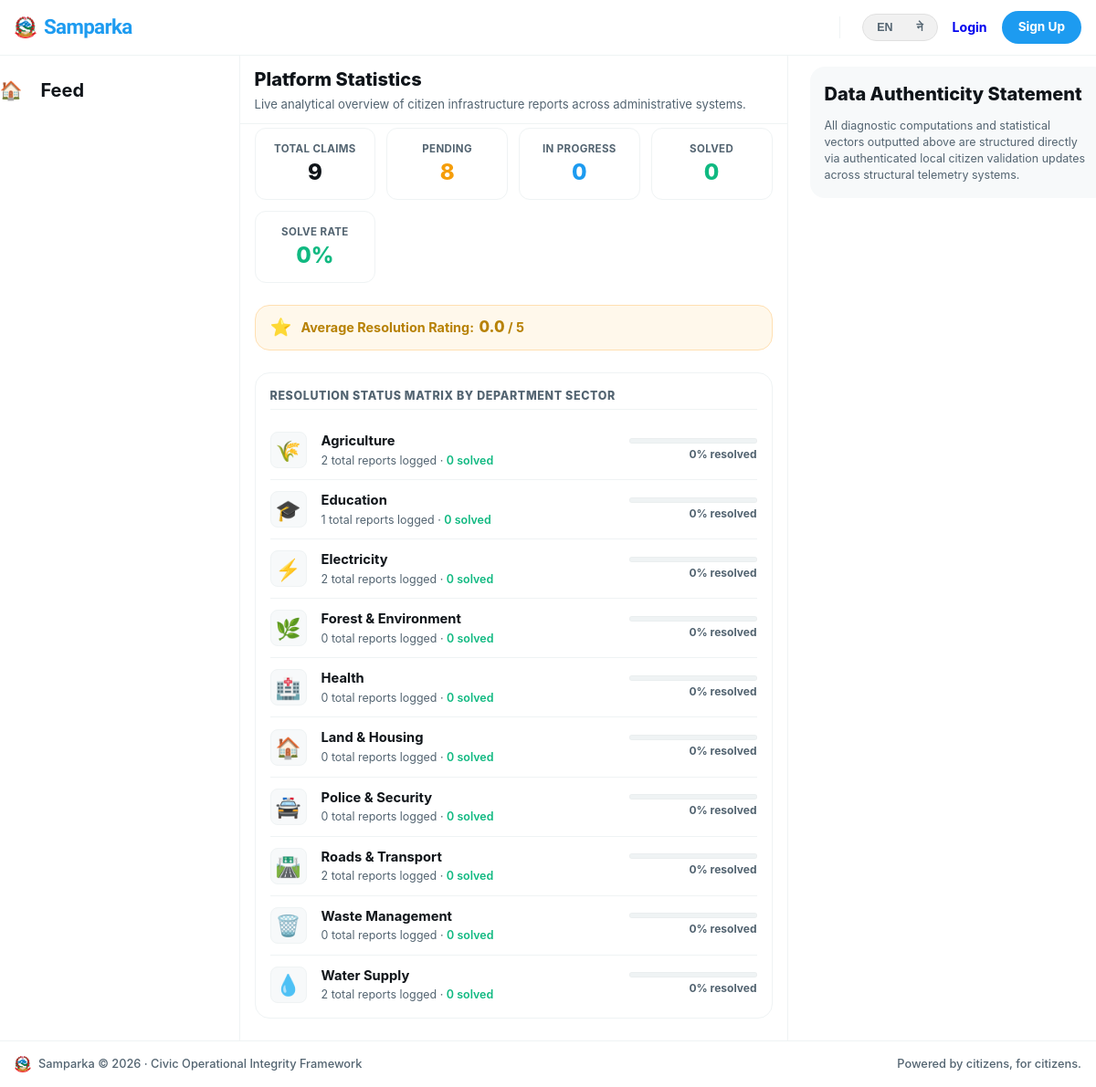
/accounts/stats/, run on the app's committed database.
### departments/models.py (models this page shows, shortened)
class Department(models.Model):
    name = models.CharField(
        max_length=100,
        unique=True
    )
    name_ne = models.CharField(
        max_length=100,
        blank=True,
        help_text='Nepali name of the department (optional)'
    )
    slug = models.SlugField(
        unique=True
    )
    description = models.TextField(
        blank=True
    )
    icon = models.CharField(
        max_length=50,
        default='🏛️',
        help_text='Emoji icon for the department'
    )
    color = models.CharField(
        max_length=7,
        default='#3B82F6',
        help_text='Hex color for department badge'
    )
    is_active = models.BooleanField(
        default=True
    )
    created_at = models.DateTimeField(
        auto_now_add=True
    )
    class Meta:
        ordering = ['name']

### accounts/views.py (the view)
# urls.py: path('stats/',                              views.public_stats,          name='public_stats'),
def public_stats(request):
    departments = Department.objects.annotate(
        total=Count('complaints'),
        solved=Count('complaints', filter=models.Q(complaints__status='solved')),
    )
    total       = Complaint.objects.count()
    solved      = Complaint.objects.filter(status='solved').count()
    pending     = Complaint.objects.filter(status='pending').count()
    in_progress = Complaint.objects.filter(status='in_progress').count()
    avg_rating  = ComplaintRating.objects.aggregate(avg=Avg('stars'))['avg'] or 0
    return render(request, 'accounts/public_stats.html', {
        'departments':  departments,
        'total':        total,
        'solved':       solved,
        'pending':      pending,
        'in_progress':  in_progress,
        'avg_rating':   round(avg_rating, 1),
        'solve_rate':   round((solved / total * 100) if total else 0, 1),
    })

### accounts/context_processors.py (called while the page is built)
def notifications(request):
    if request.user.is_authenticated:
        return {
            'unread_count': request.user.notifications.filter(is_read=False).count()
        }
    return {'unread_count': 0}

### accounts/templates/accounts/public_stats.html (shortened to what this page needs)
{% extends 'base.html' %}
{% load i18n %}
{% block content %}
<div class="x-workspace-container">
  <aside class="x-panel-left">
    <div class="x-sticky-scroll-box">
      <nav class="x-v-nav">
        <a href="{% url 'complaints:feed' %}" class="x-v-link">
          <span class="x-v-icon">🏠</span>
          <span class="x-v-label">{% trans "Feed" %}</span>
        </a>
      </nav>
    </div>
  </aside>
  <main class="x-panel-center">
    <div class="x-center-filter-row" style="position: static; display: flex; flex-direction: column; align-items: flex-start; padding: 16px; gap: 4px;">
      <h1 style="font-size: 1.25rem; font-weight: 800; color: var(--text-main); margin: 0;">{% trans "Platform Statistics" %}</h1>
      <p style="font-size: 0.82rem; color: var(--text-muted); margin: 0;">{% trans "Live analytical overview of citizen infrastructure reports across administrative systems." %}</p>
    </div>
    <div class="x-stats-metric-grid" style="margin-top: 4px;">
      <div class="x-stats-metric-card">
        <div style="font-size: 0.72rem; color: var(--text-muted); font-weight: 700; text-transform: uppercase; letter-spacing: 0.03em;">{% trans "Total Claims" %}</div>
        <div style="font-size: 1.5rem; font-weight: 800; color: var(--text-main); margin-top: 4px; line-height: 1.2;">{{ total|default:0 }}</div>
      </div>
      <div class="x-stats-metric-card">
        <div style="font-size: 0.72rem; color: var(--text-muted); font-weight: 700; text-transform: uppercase; letter-spacing: 0.03em;">{% trans "Pending" %}</div>
        <div style="font-size: 1.5rem; font-weight: 800; color: #f59e0b; margin-top: 4px; line-height: 1.2;">{{ pending|default:0 }}</div>
      </div>
      <div class="x-stats-metric-card">
        <div style="font-size: 0.72rem; color: var(--text-muted); font-weight: 700; text-transform: uppercase; letter-spacing: 0.03em;">{% trans "In Progress" %}</div>
        <div style="font-size: 1.5rem; font-weight: 800; color: var(--accent-blue, #1d9bf0); margin-top: 4px; line-height: 1.2;">{{ in_progress|default:0 }}</div>
      </div>
      <div class="x-stats-metric-card">
        <div style="font-size: 0.72rem; color: var(--text-muted); font-weight: 700; text-transform: uppercase; letter-spacing: 0.03em;">{% trans "Solved" %}</div>
        <div style="font-size: 1.5rem; font-weight: 800; color: #10b981; margin-top: 4px; line-height: 1.2;">{{ solved|default:0 }}</div>
      </div>
      <div class="x-stats-metric-card">
        <div style="font-size: 0.72rem; color: var(--text-muted); font-weight: 700; text-transform: uppercase; letter-spacing: 0.03em;">{% trans "Solve Rate" %}</div>
        <div style="font-size: 1.5rem; font-weight: 800; color: #10b981; margin-top: 4px; line-height: 1.2;">{{ solve_rate|default:0 }}%</div>
      </div>
    </div>
    <div class="x-stats-wrapper-box" style="display: flex; align-items: center; gap: 10px; background: #fff8eb; border-color: #ffe0b2; margin-top: 0; padding: 12px 16px;">
      <span style="font-size: 1.2rem; line-height: 1;">⭐</span>
      <div style="font-size: 0.9rem; font-weight: 700; color: #b78103;">
        {% trans "Average Resolution Rating:" %} <span style="font-size: 1.05rem; font-weight: 800; margin-left: 2px;">{{ avg_rating|default:"0.0" }}</span> / 5
      </div>
    </div>
    <div class="x-stats-wrapper-box">
      <h2 style="font-size: 0.78rem; font-weight: 800; text-transform: uppercase; color: var(--text-muted); margin: 0 0 12px 0; letter-spacing: 0.05em; border-bottom: 1px solid var(--border-color); padding-bottom: 6px;">
        {% trans "Resolution Status Matrix By Department Sector" %}
      </h2>
      <div style="display: flex; flex-direction: column;">
        {% for dept in departments %}
          <div class="x-dept-stat-row">
            <div style="width: 40px; height: 40px; border-radius: 8px; background: var(--bg-subtle, #f7f9fa); display: flex; align-items: center; justify-content: center; font-size: 1.4rem; flex-shrink: 0; border: 1px solid var(--border-color);">
              {{ dept.icon|default:"📁" }}
            </div>
            <div style="flex: 1; min-width: 0;">
              <div style="font-size: 0.92rem; font-weight: 700; color: var(--text-main); margin-bottom: 2px; white-space: nowrap; overflow: hidden; text-overflow: ellipsis;">
                {{ dept.name }}
              </div>
              <div style="font-size: 0.78rem; color: var(--text-muted);">
                {{ dept.total|default:0 }} {% trans "total reports logged" %} &middot; <span style="color: #10b981; font-weight: 600;">{{ dept.solved|default:0 }} {% trans "solved" %}</span>
              </div>
            </div>
            <div style="width: 140px; flex-shrink: 0; text-align: right;">
              <div style="height: 6px; width: 100%; background: var(--border-color, #eff3f4); border-radius: 99px; overflow: hidden; margin-bottom: 4px; border: 1px solid rgba(0,0,0,0.02);">
              </div>
              <div style="font-size: 0.75rem; font-weight: 700; color: var(--text-muted);">
                {% if dept.total %}{% widthratio dept.solved dept.total 100 %}%{% else %}0%{% endif %} {% trans "resolved" %}
              </div>
            </div>
          </div>
        {% empty %}
          <div style="text-align: center; padding: 32px 0; color: var(--text-muted); font-size: 0.88rem;">
            {% trans "No department sector administrative track telemetry detected on-system." %}
          </div>
        {% endfor %}
      </div>
    </div>
  </main>
  <aside class="x-panel-right">
    <div class="x-sticky-scroll-box">
      <section class="x-right-panel-widget">
        <h4 class="x-widget-panel-title">{% trans "Data Authenticity Statement" %}</h4>
        <p style="font-size: 0.78rem; color: var(--text-muted); line-height: 1.45; margin: 8px 0 0 0;">
          {% trans "All diagnostic computations and statistical vectors outputted above are structured directly via authenticated local citizen validation updates across structural telemetry systems." %}
        </p>
      </section>
    </div>
  </aside>
</div>
{% endblock %}

### static/css/main.css (style rules this page uses)
:root { --bg-global: #ffffff; --bg-subtle: #f7f9fa; --border-color: #eff3f4; --text-main: #0f1419; --text-muted: #536471; --accent-blue: #1d9bf0; --accent-blue-hover: #1a8cd8; --accent-blue-light: #e8f5fe; --accent-red: #f4212e; --font-stack: -apple-system, BlinkMacSystemFont, "Segoe UI", Roboto, Helvetica, Arial, sans-serif; }
* { margin: 0; padding: 0; box-sizing: border-box; }
body { font-family: var(--font-stack); background-color: var(--bg-global); color: var(--text-main); line-height: 1.4; overflow-y: scroll; }
.main-content, main, .wrapper { max-width: 100%; width: 100%; padding: 0; margin: 0; }
.x-workspace-container { display: grid !important; grid-template-columns: 275px 600px 350px !important; justify-content: center !important; width: 100% !important; max-width: 1232px !important; margin: 0 auto !important; min-height: calc(100vh - 60px) !important; }
.x-sticky-scroll-box { position: sticky !important; top: 60px !important; height: calc(100vh - 60px) !important; display: flex !important; flex-direction: column !important; padding-top: 12px !important; padding-bottom: 12px !important; }
.x-panel-left { border-right: 1px solid var(--border-color) !important; padding-right: 12px !important; }
.x-v-nav { display: flex !important; flex-direction: column !important; gap: 4px !important; }
.x-v-link { display: inline-flex !important; align-items: center !important; gap: 20px !important; padding: 12px 20px 12px 12px !important; border-radius: 9999px !important; color: var(--text-main) !important; font-size: 1.25rem !important; font-weight: 700 !important; text-decoration: none !important; transition: background-color 0.2s ease !important; width: max-content !important; }
.x-panel-center { border-right: 1px solid var(--border-color) !important; min-width: 0 !important; }
.x-center-filter-row { position: sticky !important; top: 54px !important; background-color: rgba(255, 255, 255, 0.85) !important; backdrop-filter: blur(12px) !important; z-index: 10 !important; padding: 12px 16px !important; border-bottom: 1px solid var(--border-color) !important; }
.x-panel-right { padding-left: 24px !important; }
.x-right-panel-widget { background-color: var(--bg-subtle) !important; border-radius: 16px !important; padding: 16px !important; margin-bottom: 16px !important; }
.x-widget-panel-title { font-size: 1.25rem !important; font-weight: 800 !important; color: var(--text-main) !important; margin-bottom: 12px !important; }
.x-panel-left, .x-v-dept-scroll-wrapper, .x-v-link { position: relative !important; z-index: 999 !important; pointer-events: auto !important; }

### accounts/templates/accounts/public_stats.html (style rules this page uses)
.x-stats-metric-grid { display: grid; grid-template-columns: repeat(auto-fit, minmax(130px, 1fr)); gap: 12px; margin-bottom: 24px; padding: 0 16px; }
.x-stats-metric-card { background: #ffffff; border: 1px solid var(--border-color, #eff3f4); border-radius: 12px; padding: 14px; text-align: center; min-width: 0; }
.x-stats-wrapper-box { background: #ffffff; border: 1px solid var(--border-color, #eff3f4); border-radius: 16px; padding: 16px; margin: 0 16px 24px 16px; }
.x-dept-stat-row { display: flex; align-items: center; gap: 16px; padding: 12px 0; border-bottom: 1px solid var(--border-color, #eff3f4); }
.x-dept-stat-row:last-child { border-bottom: none; padding-bottom: 0; }

### data on the page
Department: icon "🌾", name "Agriculture", total "2", solved "0"
Department: icon "🎓", name "Education", total "1", solved "0"
Department: icon "⚡", name "Electricity", total "2", solved "0"
Department: icon "🌿", name "Forest & Environment", total "0", solved "0", shows "0%"
Department: icon "🏥", name "Health", total "0", solved "0", shows "0%"
Department: icon "🏠", name "Land & Housing", total "0", solved "0", shows "0%"
Department: icon "🚔", name "Police & Security", total "0", solved "0", shows "0%"
Department: icon "🛣️", name "Roads & Transport", total "2", solved "0"
Department: icon "🗑️", name "Waste Management", total "0", solved "0", shows "0%"
Department: icon "💧", name "Water Supply", total "2", solved "0"

### other printed values
{{ total|default:0 }} "9"
{{ pending|default:0 }} "8"
{{ in_progress|default:0 }} "0"
{{ solved|default:0 }} "0"
{{ solve_rate|default:0 }} "0"
{{ avg_rating|default:"0.0" }} "0.0"
